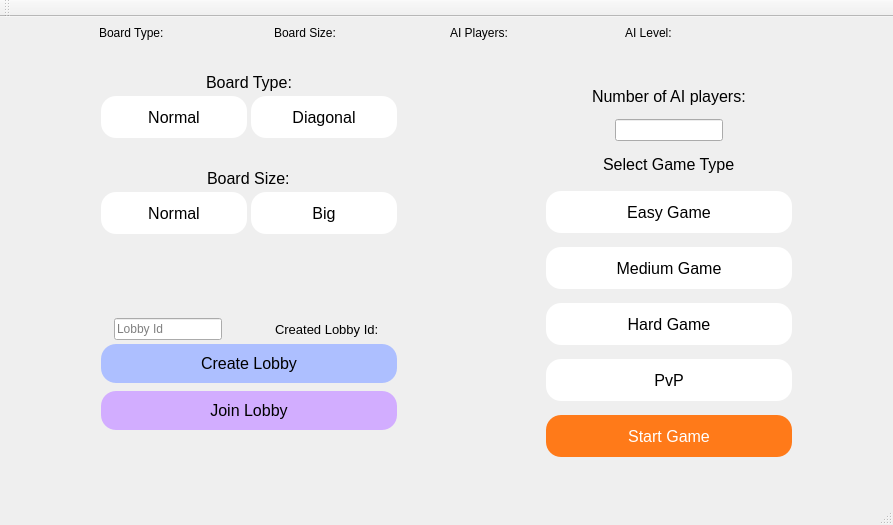
<?xml version="1.0" encoding="UTF-8"?>
<ui version="4.0">
 <class>StartingWindow</class>
 <widget class="QMainWindow" name="StartingWindow">
  <property name="geometry">
   <rect>
    <x>0</x>
    <y>0</y>
    <width>893</width>
    <height>525</height>
   </rect>
  </property>
  <property name="windowTitle">
   <string>MainWindow</string>
  </property>
  <widget class="QWidget" name="centralwidget">
   <layout class="QHBoxLayout" name="horizontalLayout">
    <item>
     <spacer name="horizontalSpacer">
      <property name="orientation">
       <enum>Qt::Horizontal</enum>
      </property>
      <property name="sizeType">
       <enum>QSizePolicy::Maximum</enum>
      </property>
      <property name="sizeHint" stdset="0">
       <size>
        <width>100</width>
        <height>20</height>
       </size>
      </property>
     </spacer>
    </item>
    <item>
     <layout class="QVBoxLayout" name="verticalLayout_4">
      <item>
       <layout class="QHBoxLayout" name="horizontalLayout_5">
        <item>
         <widget class="QLabel" name="typeLabel">
          <property name="text">
           <string>Board Type: </string>
          </property>
         </widget>
        </item>
        <item>
         <widget class="QLabel" name="sizeLabel">
          <property name="text">
           <string>Board Size:</string>
          </property>
         </widget>
        </item>
        <item>
         <widget class="QLabel" name="playersLabel">
          <property name="text">
           <string>AI Players:</string>
          </property>
         </widget>
        </item>
        <item>
         <widget class="QLabel" name="levelLabel">
          <property name="text">
           <string>AI Level:</string>
          </property>
         </widget>
        </item>
       </layout>
      </item>
      <item>
       <layout class="QHBoxLayout" name="horizontalLayout_4">
        <item>
         <layout class="QVBoxLayout" name="verticalLayout_2" stretch="0">
          <property name="spacing">
           <number>0</number>
          </property>
          <item>
           <layout class="QVBoxLayout" name="verticalLayout_3" stretch="1,1,1,1,0,0">
            <property name="bottomMargin">
             <number>0</number>
            </property>
            <item alignment="Qt::AlignHCenter|Qt::AlignBottom">
             <widget class="QLabel" name="label_3">
              <property name="font">
               <font>
                <pointsize>12</pointsize>
               </font>
              </property>
              <property name="text">
               <string>Board Type:</string>
              </property>
             </widget>
            </item>
            <item>
             <layout class="QHBoxLayout" name="horizontalLayout_3" stretch="1,1">
              <item>
               <widget class="QPushButton" name="normalTypeButton">
                <property name="sizePolicy">
                 <sizepolicy hsizetype="Expanding" vsizetype="Expanding">
                  <horstretch>0</horstretch>
                  <verstretch>0</verstretch>
                 </sizepolicy>
                </property>
                <property name="minimumSize">
                 <size>
                  <width>150</width>
                  <height>50</height>
                 </size>
                </property>
                <property name="maximumSize">
                 <size>
                  <width>16777215</width>
                  <height>80</height>
                 </size>
                </property>
                <property name="styleSheet">
                 <string notr="true">QPushButton {
        background-color: white;
        border: none;
        color: black;
        padding: 10px 20px;
        text-align: center;
        text-decoration: none;
        display: inline-block;
        font-size: 16px;
        margin: 4px 2px;
        transition-duration: 0.4s;
        cursor: pointer;
        border-radius: 15px;
    }
    QPushButton:hover {
        background-color: #ff7a19; 
        color: white;
    }</string>
                </property>
                <property name="text">
                 <string>Normal</string>
                </property>
               </widget>
              </item>
              <item>
               <widget class="QPushButton" name="diagonalTypeButton">
                <property name="sizePolicy">
                 <sizepolicy hsizetype="Expanding" vsizetype="Expanding">
                  <horstretch>0</horstretch>
                  <verstretch>0</verstretch>
                 </sizepolicy>
                </property>
                <property name="minimumSize">
                 <size>
                  <width>150</width>
                  <height>50</height>
                 </size>
                </property>
                <property name="maximumSize">
                 <size>
                  <width>16777215</width>
                  <height>80</height>
                 </size>
                </property>
                <property name="styleSheet">
                 <string notr="true">QPushButton {
        background-color: white;
        border: none;
        color: black;
        padding: 10px 20px;
        text-align: center;
        text-decoration: none;
        display: inline-block;
        font-size: 16px;
        margin: 4px 2px;
        transition-duration: 0.4s;
        cursor: pointer;
        border-radius: 15px;
    }
    QPushButton:hover {
        background-color: #ff7a19; 
        color: white;
    }</string>
                </property>
                <property name="text">
                 <string>Diagonal</string>
                </property>
               </widget>
              </item>
             </layout>
            </item>
            <item alignment="Qt::AlignHCenter|Qt::AlignBottom">
             <widget class="QLabel" name="label_2">
              <property name="sizePolicy">
               <sizepolicy hsizetype="Expanding" vsizetype="Expanding">
                <horstretch>0</horstretch>
                <verstretch>0</verstretch>
               </sizepolicy>
              </property>
              <property name="font">
               <font>
                <pointsize>12</pointsize>
               </font>
              </property>
              <property name="text">
               <string>Board Size:</string>
              </property>
             </widget>
            </item>
            <item>
             <layout class="QHBoxLayout" name="horizontalLayout_2" stretch="1,1">
              <property name="bottomMargin">
               <number>0</number>
              </property>
              <item>
               <widget class="QPushButton" name="normalSizeButton">
                <property name="sizePolicy">
                 <sizepolicy hsizetype="Expanding" vsizetype="Expanding">
                  <horstretch>0</horstretch>
                  <verstretch>0</verstretch>
                 </sizepolicy>
                </property>
                <property name="minimumSize">
                 <size>
                  <width>150</width>
                  <height>50</height>
                 </size>
                </property>
                <property name="maximumSize">
                 <size>
                  <width>16777215</width>
                  <height>80</height>
                 </size>
                </property>
                <property name="styleSheet">
                 <string notr="true">QPushButton {
        background-color: white;
        border: none;
        color: black;
        padding: 10px 20px;
        text-align: center;
        text-decoration: none;
        display: inline-block;
        font-size: 16px;
        margin: 4px 2px;
        transition-duration: 0.4s;
        cursor: pointer;
        border-radius: 15px;
    }
    QPushButton:hover {
        background-color: #ff7a19; 
        color: white;
    }</string>
                </property>
                <property name="text">
                 <string>Normal</string>
                </property>
               </widget>
              </item>
              <item>
               <widget class="QPushButton" name="bigSizeButton">
                <property name="sizePolicy">
                 <sizepolicy hsizetype="Expanding" vsizetype="Expanding">
                  <horstretch>0</horstretch>
                  <verstretch>0</verstretch>
                 </sizepolicy>
                </property>
                <property name="minimumSize">
                 <size>
                  <width>150</width>
                  <height>50</height>
                 </size>
                </property>
                <property name="maximumSize">
                 <size>
                  <width>16777215</width>
                  <height>80</height>
                 </size>
                </property>
                <property name="styleSheet">
                 <string notr="true">QPushButton {
        background-color: white;
        border: none;
        color: black;
        padding: 10px 20px;
        text-align: center;
        text-decoration: none;
        display: inline-block;
        font-size: 16px;
        margin: 4px 2px;
        transition-duration: 0.4s;
        cursor: pointer;
        border-radius: 15px;
    }
    QPushButton:hover {
        background-color: #ff7a19; 
        color: white;
    }</string>
                </property>
                <property name="text">
                 <string>Big</string>
                </property>
               </widget>
              </item>
             </layout>
            </item>
            <item>
             <spacer name="verticalSpacer_3">
              <property name="orientation">
               <enum>Qt::Vertical</enum>
              </property>
              <property name="sizeHint" stdset="0">
               <size>
                <width>20</width>
                <height>80</height>
               </size>
              </property>
             </spacer>
            </item>
            <item>
             <layout class="QVBoxLayout" name="verticalLayout_5">
              <item>
               <layout class="QHBoxLayout" name="horizontalLayout_7">
                <property name="leftMargin">
                 <number>15</number>
                </property>
                <property name="rightMargin">
                 <number>20</number>
                </property>
                <item alignment="Qt::AlignLeft">
                 <widget class="QLineEdit" name="lobbyIdInput">
                  <property name="placeholderText">
                   <string>Lobby Id</string>
                  </property>
                 </widget>
                </item>
                <item alignment="Qt::AlignRight">
                 <widget class="QLabel" name="createdLobbyIdLabel">
                  <property name="font">
                   <font>
                    <pointsize>10</pointsize>
                   </font>
                  </property>
                  <property name="text">
                   <string>Created Lobby Id:</string>
                  </property>
                 </widget>
                </item>
               </layout>
              </item>
              <item>
               <widget class="QPushButton" name="createLobby">
                <property name="styleSheet">
                 <string notr="true">QPushButton {
        background-color:  #ADBFFF;
        border: none; 
        color: black;
        padding: 10px 20px;
        text-align: center;
        text-decoration: none;
        display: inline-block;
        font-size: 16px;
        margin: 4px 2px;
        transition-duration: 0.4s;
        cursor: pointer;
        border-radius: 15px;
    }
    QPushButton:hover {
        background-color:#001B7A; 
        color: white;
    }</string>
                </property>
                <property name="text">
                 <string>Create Lobby</string>
                </property>
               </widget>
              </item>
              <item>
               <widget class="QPushButton" name="joinLobby">
                <property name="styleSheet">
                 <string notr="true">QPushButton {
        background-color:  #D2ADFF;
        border: none;
        color: black;
        padding: 10px 20px;
        text-align: center;
        text-decoration: none;
        display: inline-block;
        font-size: 16px;
        margin: 4px 2px;
        transition-duration: 0.4s;
        cursor: pointer;
        border-radius: 15px;
    }
    QPushButton:hover {
        background-color: #37007A; 
        color: white;
    }</string>
                </property>
                <property name="text">
                 <string>Join Lobby</string>
                </property>
               </widget>
              </item>
              <item>
               <spacer name="verticalSpacer_4">
                <property name="orientation">
                 <enum>Qt::Vertical</enum>
                </property>
                <property name="sizeHint" stdset="0">
                 <size>
                  <width>20</width>
                  <height>60</height>
                 </size>
                </property>
               </spacer>
              </item>
             </layout>
            </item>
           </layout>
          </item>
         </layout>
        </item>
        <item>
         <spacer name="horizontalSpacer_3">
          <property name="orientation">
           <enum>Qt::Horizontal</enum>
          </property>
          <property name="sizeType">
           <enum>QSizePolicy::Maximum</enum>
          </property>
          <property name="sizeHint" stdset="0">
           <size>
            <width>150</width>
            <height>20</height>
           </size>
          </property>
         </spacer>
        </item>
        <item>
         <layout class="QVBoxLayout" name="verticalLayout">
          <item>
           <layout class="QVBoxLayout" name="buttonsLayout" stretch="1,1,1,1,1,1,1,1,1,1">
            <property name="spacing">
             <number>6</number>
            </property>
            <item>
             <spacer name="verticalSpacer">
              <property name="orientation">
               <enum>Qt::Vertical</enum>
              </property>
              <property name="sizeHint" stdset="0">
               <size>
                <width>20</width>
                <height>20</height>
               </size>
              </property>
             </spacer>
            </item>
            <item alignment="Qt::AlignHCenter">
             <widget class="QLabel" name="label_4">
              <property name="font">
               <font>
                <pointsize>12</pointsize>
               </font>
              </property>
              <property name="text">
               <string>Number of AI players:</string>
              </property>
             </widget>
            </item>
            <item alignment="Qt::AlignHCenter">
             <widget class="QLineEdit" name="numberOfAI">
              <property name="maxLength">
               <number>2</number>
              </property>
             </widget>
            </item>
            <item alignment="Qt::AlignHCenter">
             <widget class="QLabel" name="label">
              <property name="font">
               <font>
                <pointsize>12</pointsize>
               </font>
              </property>
              <property name="text">
               <string>Select Game Type</string>
              </property>
             </widget>
            </item>
            <item>
             <widget class="QPushButton" name="easyGame">
              <property name="sizePolicy">
               <sizepolicy hsizetype="Expanding" vsizetype="Expanding">
                <horstretch>0</horstretch>
                <verstretch>0</verstretch>
               </sizepolicy>
              </property>
              <property name="minimumSize">
               <size>
                <width>250</width>
                <height>50</height>
               </size>
              </property>
              <property name="maximumSize">
               <size>
                <width>16777215</width>
                <height>100</height>
               </size>
              </property>
              <property name="styleSheet">
               <string notr="true">QPushButton {
        background-color: white;
        border: none;
        color: black;
        padding: 10px 20px;
        text-align: center;
        text-decoration: none;
        display: inline-block;
        font-size: 16px;
        margin: 4px 2px;
        transition-duration: 0.4s;
        cursor: pointer;
        border-radius: 15px;
    }
    QPushButton:hover {
        background-color: #ff7a19; 
        color: white;
    }</string>
              </property>
              <property name="text">
               <string>Easy Game</string>
              </property>
             </widget>
            </item>
            <item>
             <widget class="QPushButton" name="mediumGame">
              <property name="sizePolicy">
               <sizepolicy hsizetype="Expanding" vsizetype="Expanding">
                <horstretch>0</horstretch>
                <verstretch>0</verstretch>
               </sizepolicy>
              </property>
              <property name="minimumSize">
               <size>
                <width>250</width>
                <height>50</height>
               </size>
              </property>
              <property name="maximumSize">
               <size>
                <width>16777215</width>
                <height>100</height>
               </size>
              </property>
              <property name="styleSheet">
               <string notr="true">QPushButton {
        background-color: white;
        border: none;
        color: black;
        padding: 10px 20px;
        text-align: center;
        text-decoration: none;
        display: inline-block;
        font-size: 16px;
        margin: 4px 2px;
        transition-duration: 0.4s;
        cursor: pointer;
        border-radius: 15px;
    }
    QPushButton:hover {
        background-color: #ff7a19; 
        color: white;
    }</string>
              </property>
              <property name="text">
               <string>Medium Game</string>
              </property>
             </widget>
            </item>
            <item>
             <widget class="QPushButton" name="hardGame">
              <property name="sizePolicy">
               <sizepolicy hsizetype="Expanding" vsizetype="Expanding">
                <horstretch>0</horstretch>
                <verstretch>0</verstretch>
               </sizepolicy>
              </property>
              <property name="minimumSize">
               <size>
                <width>250</width>
                <height>50</height>
               </size>
              </property>
              <property name="maximumSize">
               <size>
                <width>16777215</width>
                <height>100</height>
               </size>
              </property>
              <property name="styleSheet">
               <string notr="true">QPushButton {
        background-color: white;
        border: none;
        color: black;
        padding: 10px 20px;
        text-align: center;
        text-decoration: none;
        display: inline-block;
        font-size: 16px;
        margin: 4px 2px;
        transition-duration: 0.4s;
        cursor: pointer;
        border-radius: 15px;
    }
    QPushButton:hover {
        background-color: #ff7a19; 
        color: white;
    }</string>
              </property>
              <property name="text">
               <string>Hard Game</string>
              </property>
             </widget>
            </item>
            <item>
             <widget class="QPushButton" name="pvpButton">
              <property name="sizePolicy">
               <sizepolicy hsizetype="Expanding" vsizetype="Expanding">
                <horstretch>0</horstretch>
                <verstretch>0</verstretch>
               </sizepolicy>
              </property>
              <property name="minimumSize">
               <size>
                <width>250</width>
                <height>50</height>
               </size>
              </property>
              <property name="maximumSize">
               <size>
                <width>16777215</width>
                <height>100</height>
               </size>
              </property>
              <property name="styleSheet">
               <string notr="true">QPushButton {
        background-color: white;
        border: none;
        color: black;
        padding: 10px 20px;
        text-align: center;
        text-decoration: none;
        display: inline-block;
        font-size: 16px;
        margin: 4px 2px;
        transition-duration: 0.4s;
        cursor: pointer;
        border-radius: 15px;
    }
    QPushButton:hover {
        background-color: #ff7a19; 
        color: white;
    }</string>
              </property>
              <property name="text">
               <string>PvP</string>
              </property>
             </widget>
            </item>
            <item>
             <widget class="QPushButton" name="startGameButton">
              <property name="sizePolicy">
               <sizepolicy hsizetype="Minimum" vsizetype="Expanding">
                <horstretch>0</horstretch>
                <verstretch>0</verstretch>
               </sizepolicy>
              </property>
              <property name="minimumSize">
               <size>
                <width>0</width>
                <height>50</height>
               </size>
              </property>
              <property name="styleSheet">
               <string notr="true">QPushButton {
        background-color:  #ff7a19;
        border: none;
        color: white;
        padding: 10px 20px;
        text-align: center;
        text-decoration: none;
        display: inline-block;
        font-size: 16px;
        margin: 4px 2px;
        transition-duration: 0.4s;
        cursor: pointer;
        border-radius: 15px;
    }
    QPushButton:hover {
        background-color: #743100; 
        color: white;
    }</string>
              </property>
              <property name="text">
               <string>Start Game</string>
              </property>
             </widget>
            </item>
            <item>
             <spacer name="verticalSpacer_2">
              <property name="orientation">
               <enum>Qt::Vertical</enum>
              </property>
              <property name="sizeHint" stdset="0">
               <size>
                <width>20</width>
                <height>20</height>
               </size>
              </property>
             </spacer>
            </item>
           </layout>
          </item>
         </layout>
        </item>
       </layout>
      </item>
     </layout>
    </item>
    <item>
     <spacer name="horizontalSpacer_2">
      <property name="orientation">
       <enum>Qt::Horizontal</enum>
      </property>
      <property name="sizeType">
       <enum>QSizePolicy::Maximum</enum>
      </property>
      <property name="sizeHint" stdset="0">
       <size>
        <width>100</width>
        <height>20</height>
       </size>
      </property>
     </spacer>
    </item>
   </layout>
  </widget>
  <widget class="QMenuBar" name="menubar">
   <property name="geometry">
    <rect>
     <x>0</x>
     <y>0</y>
     <width>893</width>
     <height>21</height>
    </rect>
   </property>
  </widget>
  <widget class="QStatusBar" name="statusbar"/>
  <widget class="QToolBar" name="toolBar">
   <property name="windowTitle">
    <string>toolBar</string>
   </property>
   <attribute name="toolBarArea">
    <enum>TopToolBarArea</enum>
   </attribute>
   <attribute name="toolBarBreak">
    <bool>false</bool>
   </attribute>
  </widget>
 </widget>
 <resources/>
 <connections/>
</ui>
